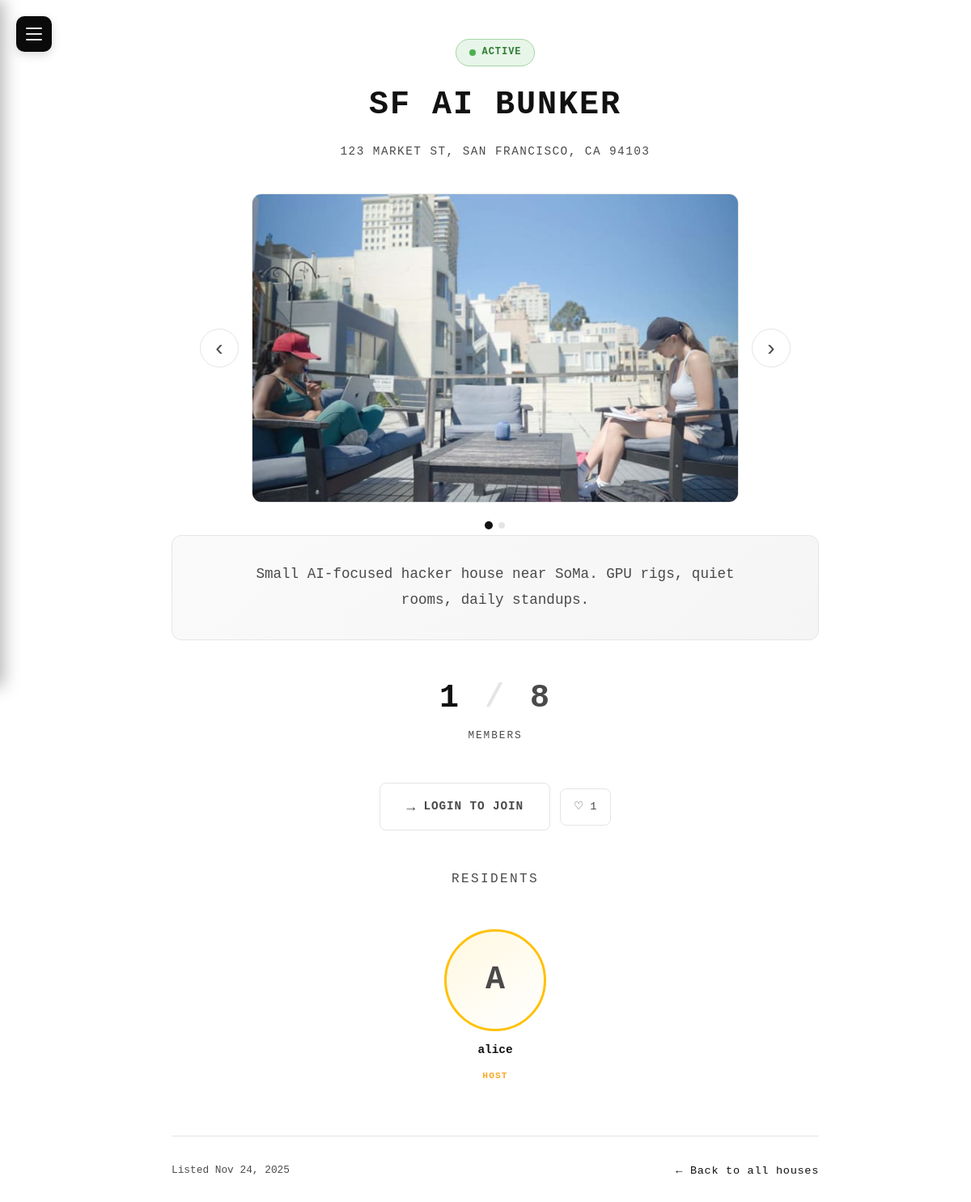
Screenshot of /houses/1/ with the database file from the repository.
### project/models.py (models this page shows, shortened)
class HackerHouse(models.Model):
    host = models.ForeignKey(
        settings.AUTH_USER_MODEL,
        on_delete=models.CASCADE,
        related_name="hosted_houses",
    )
    title = models.CharField(max_length=255)
    description = models.TextField(blank=True)
    address = models.CharField(max_length=255)
    capacity = models.PositiveIntegerField()
    is_active = models.BooleanField(default=True)
    members = models.ManyToManyField(
        settings.AUTH_USER_MODEL,
        related_name="member_houses",
        blank=True,
    )
    created_at = models.DateTimeField(auto_now_add=True)
    updated_at = models.DateTimeField(auto_now=True)

class HouseImage(models.Model):
    house = models.ForeignKey(
        HackerHouse,
        on_delete=models.CASCADE,
        related_name="images",
    )
    image = models.ImageField(upload_to="house_images/")
    caption = models.CharField(max_length=255, blank=True)
    uploaded_at = models.DateTimeField(auto_now_add=True)

class User(AbstractUser):
    email = models.EmailField(unique=True)

### project/views.py (the view)
# urls.py: path('houses/<int:pk>/', HackerHouseDetailView.as_view(), name='hackerhouse_detail'),
class HackerHouseDetailView(DetailView):
    model = HackerHouse
    template_name = "hackerhouse_detail.html"
    context_object_name = "hackerhouse"
    def get_queryset(self):
        return HackerHouse.objects.select_related('host').prefetch_related('images', 'members').all()
    def get_context_data(self, **kwargs):
        context = super().get_context_data(**kwargs)
        user = self.request.user
        house = self.object
        context['followers_count'] = Follow.objects.filter(following_house=house).count()
        if user.is_authenticated:
            context['is_member'] = house.members.filter(pk=user.pk).exists()
            context['is_host'] = house.host == user
            context['is_following'] = Follow.objects.filter(
                follower=user,
                following_house=house
            ).exists()
        else:
            context['is_following'] = False
        return context

### project/templates/hackerhouse_detail.html (shortened to what this page needs)
{% extends 'base.html' %}
{% block content %}
<div class="detail-container">
    <header class="detail-header">
        <div class="status-indicator {% if hackerhouse.is_active %}active{% else %}inactive{% endif %}">
            <span class="status-dot"></span>
            <span class="status-text">{% if hackerhouse.is_active %}Active{% else %}Inactive{% endif %}</span>
        </div>
        <h1 class="detail-title">{{ hackerhouse.title }}</h1>
        <p class="detail-address">{{ hackerhouse.address }}</p>
    </header>
    {% if hackerhouse.images.all %}
    <div class="gallery-container">
        <button type="button" class="gallery-nav gallery-prev" aria-label="Previous image">
            <span>‹</span>
        </button>
        <div class="gallery-viewport">
            {% for image in hackerhouse.images.all %}
            <img src="{{ image.image.url }}"
                 alt="{{ image.caption }}"
                 class="gallery-image {% if forloop.first %}active{% endif %}"
                 data-index="{{ forloop.counter0 }}">
            {% endfor %}
        </div>
        <button type="button" class="gallery-nav gallery-next" aria-label="Next image">
            <span>›</span>
        </button>
        {% if hackerhouse.images.count > 1 %}
        <div class="gallery-indicators">
            {% for image in hackerhouse.images.all %}
            <button type="button"
                    class="gallery-dot {% if forloop.first %}active{% endif %}"
                    data-index="{{ forloop.counter0 }}"
                    aria-label="Go to image {{ forloop.counter }}"></button>
            {% endfor %}
        </div>
        {% endif %}
    </div>
    {% endif %}
    <section class="description-section">
        <p class="description-text">{{ hackerhouse.description }}</p>
    </section>
    <div class="capacity-section">
        <div class="capacity-display">
            <span class="capacity-number">{{ hackerhouse.members.count }}</span>
            <span class="capacity-divider">/</span>
            <span class="capacity-total">{{ hackerhouse.capacity }}</span>
        </div>
        <span class="capacity-label">Members</span>
    </div>
    {% if user.is_authenticated %}
    <div class="house-action-section">
        {% if is_host %}
            <div class="house-action-status">
                <span class="action-icon">★</span>
                <span>You are the host</span>
            </div>
            <a href="{% url 'edit_house' hackerhouse.pk %}" class="edit-house-btn">
                <span class="action-icon">✎</span>
                <span>Edit House</span>
            </a>
        {% elif is_member %}
            <form action="{% url 'leave_house' hackerhouse.pk %}" method="post" class="house-action-form">
                {% csrf_token %}
                <button type="submit" class="house-action-btn leave-btn">
                    <span class="action-icon">←</span>
                    <span>Leave House</span>
                </button>
            </form>
        {% elif hackerhouse.members.count >= hackerhouse.capacity %}
            <div class="house-action-status full">
                <span class="action-icon">⊘</span>
                <span>House is at full capacity</span>
            </div>
        {% elif not hackerhouse.is_active %}
            <div class="house-action-status inactive">
                <span class="action-icon">⊘</span>
                <span>Not accepting new members</span>
            </div>
        {% else %}
            <form action="{% url 'join_house' hackerhouse.pk %}" method="post" class="house-action-form">
                {% csrf_token %}
                <button type="submit" class="house-action-btn join-btn">
                    <span class="action-icon">+</span>
                    <span>Join House</span>
                </button>
            </form>
        {% endif %}
        <form action="{% url 'toggle_follow_house' hackerhouse.pk %}" method="post" class="house-action-form">
            {% csrf_token %}
            <button type="submit" class="house-follow-btn {% if is_following %}following{% endif %}" title="{% if is_following %}Unfollow{% else %}Follow{% endif %}">
                <span class="follow-icon">{% if is_following %}✓{% else %}♡{% endif %}</span>
                <span class="follow-count">{{ followers_count }}</span>
            </button>
        </form>
    </div>
    {% else %}
    <div class="house-action-section">
        <a href="{% url 'login' %}?next={{ request.path }}" class="house-action-btn login-prompt-btn">
            <span class="action-icon">→</span>
            <span>Login to Join</span>
        </a>
        <span class="house-followers-count">♡ {{ followers_count }}</span>
    </div>
    {% endif %}
    <section class="members-section">
        <h2 class="members-heading">Residents</h2>
        <div class="members-grid">
            <a href="{% url 'user_profile_detail' hackerhouse.host.pk %}?from_house={{ hackerhouse.pk }}" class="member-card host-card">
                <div class="member-avatar host-avatar">
                    {% if hackerhouse.host.profile.avatar %}
                    <img src="{{ hackerhouse.host.profile.avatar.url }}" alt="{{ hackerhouse.host.username }}">
                    {% else %}
                    <span class="avatar-initial">{{ hackerhouse.host.username|slice:":1"|upper }}</span>
                    {% endif %}
                    <span class="host-crown">★</span>
                </div>
                <span class="member-name">{{ hackerhouse.host.username }}</span>
                <span class="member-role">Host</span>
            </a>
        </div>
    </section>
    <footer class="detail-footer">
        <span class="footer-date">Listed {{ hackerhouse.created_at|date:"M d, Y" }}</span>
        <a href="{% url 'hackerhouse_list' %}" class="back-link">← Back to all houses</a>
    </footer>
</div>
{% endblock %}

### rows the page displays
HackerHouse: title "SF AI BUNKER", address "123 MARKET ST, SAN FRANCISCO, CA 94103", description "Small AI-focused hacker house near SoMa. GPU rigs, quiet rooms, daily standups.", members.count "1", capacity "8", host.username "A", host.username "alice", created_at "Nov 24, 2025"
HouseImage: image (picture)

### other values shown
{{ followers_count }} "1"
